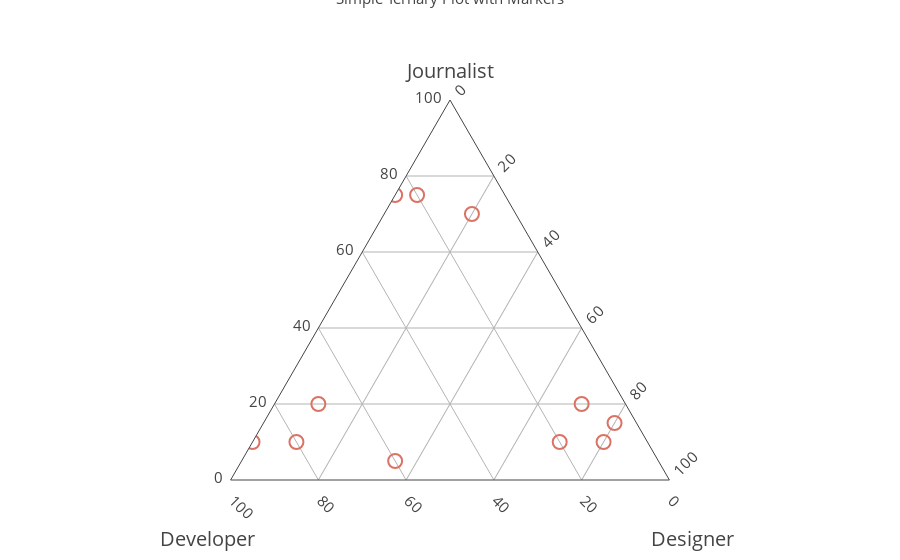

Notebook code cell kept with this figure:
### Code cell
#ternary plot
rawData = [
    {'journalist':75,'developer':25,'designer':0,'artist':60,'label':'point 1'},
    {'journalist':70,'developer':10,'designer':20,'artist':45,'label':'point 2'},
    {'journalist':75,'developer':20,'designer':5,'artist':50,'label':'point 3'},
    {'journalist':5,'developer':60,'designer':35,'artist':55,'label':'point 4'},
    {'journalist':10,'developer':80,'designer':10,'artist':15,'label':'point 5'},
    {'journalist':10,'developer':90,'designer':0,'artist':65,'label':'point 6'},
    {'journalist':20,'developer':70,'designer':10,'artist':40,'label':'point 7'},
    {'journalist':10,'developer':20,'designer':70,'artist':55,'label':'point 8'},
    {'journalist':15,'developer':5,'designer':80,'artist':50,'label':'point 9'},
    {'journalist':10,'developer':10,'designer':80,'artist':55,'label':'point 10'},
    {'journalist':20,'developer':10,'designer':70,'artist':60,'label':'point 11'},
];
def makeAxis(title, tickangle): 
    return {
      'title': title,
      'titlefont': { 'size': 20 },
      'tickangle': tickangle,
      'tickfont': { 'size': 15 },
      'tickcolor': 'rgba(0,0,0,0)',
      'ticklen': 5,
      'showline': True,
      'showgrid': True
    }

data = [{ 
    'type': 'scatterternary',
    'mode': 'markers',
    'a': [i for i in map(lambda x: x['journalist'], rawData)],
    'b': [i for i in map(lambda x: x['developer'], rawData)],
    'c': [i for i in map(lambda x: x['designer'], rawData)],
    'd': [i for i in map(lambda x: x['artist'], rawData)],
    'text': [i for i in map(lambda x: x['label'], rawData)],
    'marker': {
        'symbol': 100,
        'color': '#DB7365',
        'size': 14,
        'line': { 'width': 2 }
    },
    }]

layout = {
    'ternary': {
        'sum': 100,
        'aaxis': makeAxis('Journalist', 0),
        'baxis': makeAxis('<br>Developer', 45),
        'caxis': makeAxis('<br>Designer', -45),
        'daxis': makeAxis('<br>Artist',90)
    },
    'annotations': [{
      'showarrow': False,
      'text': 'Simple Ternary Plot with Markers',
        'x': 0.5,
        'y': 1.3,
        'font': { 'size': 15 }
    }]
}

fig = {'data': data, 'layout': layout}
iplot(fig, validate=False)

### Figure 1 — Plotly figure (JSON) as saved in the notebook; plotly's stock layout.template omitted (floating-point values rounded to 4 significant figures)
{"data": [{"a": [75, 70, 75, 5, 10, 10, 20, 10, 15, 10, 20], "b": [25, 10, 20, 60, 80, 90, 70, 20, 5, 10, 10], "c": [0, 20, 5, 35, 10, 0, 10, 70, 80, 80, 70], "d": [60, 45, 50, 55, 15, 65, 40, 55, 50, 55, 60], "marker": {"color": "#DB7365", "line": {"width": 2}, "size": 14, "symbol": 100}, "mode": "markers", "text": ["point 1", "point 2", "point 3", "point 4", "point 5", "point 6", "point 7", "point 8", "point 9", "point 10", "point 11"], "type": "scatterternary"}], "layout": {"annotations": [{"font": {"size": 15}, "showarrow": false, "text": "Simple Ternary Plot with Markers", "x": 0.5, "y": 1.3}], "ternary": {"aaxis": {"showgrid": true, "showline": true, "tickangle": 0, "tickcolor": "rgba(0,0,0,0)", "tickfont": {"size": 15}, "ticklen": 5, "title": "Journalist", "titlefont": {"size": 20}}, "baxis": {"showgrid": true, "showline": true, "tickangle": 45, "tickcolor": "rgba(0,0,0,0)", "tickfont": {"size": 15}, "ticklen": 5, "title": "<br>Developer", "titlefont": {"size": 20}}, "caxis": {"showgrid": true, "showline": true, "tickangle": -45, "tickcolor": "rgba(0,0,0,0)", "tickfont": {"size": 15}, "ticklen": 5, "title": "<br>Designer", "titlefont": {"size": 20}}, "daxis": {"showgrid": true, "showline": true, "tickangle": 90, "tickcolor": "rgba(0,0,0,0)", "tickfont": {"size": 15}, "ticklen": 5, "title": "<br>Artist", "titlefont": {"size": 20}}, "sum": 100}}}
